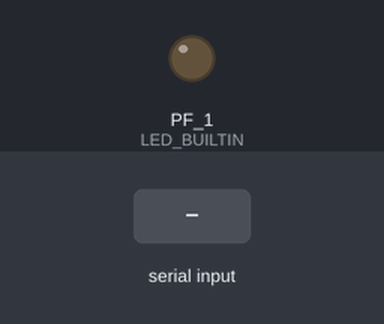
Simulated run of this sketch. Board: TI Tiva C LaunchPad. On the bench: output pins drawn as LEDs (lit = HIGH). The test bench sets the inputs (shaded band). What the sketch prints to the serial monitor is not drawn.

Above: at 0.5 s.
At 2.0 s:
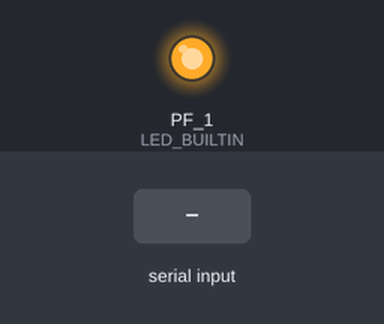
2.1 s: "1" received over the second serial link
Timing chart, 0 to 5.1 s (numbered marks = the images above; inputs shaded):
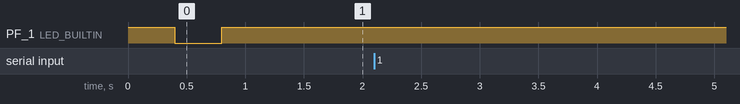

The sketch:

my12-serial1-crash.ino
```cpp
/*
 * my12-serial1-crash.ino For grabbing the Serial1 crash report generated by the Portenta H7
 *
 * Note: Other Arduino must be a 3Volt arduino!
 * GND Portenta to GND other Arduino
 * TX Portenta to RX other Arduino
 * RX Portenta to TX other Arduino
 *
 * On Portenta H7 RX on pin D13, TX on Pin D14
 * On Nano 33 BLE RX on pin P1.10 , TX on Pin P1.03 bottom right
 * On Nano 33 IOT RX on pin PB22, TX on Pin PB23 bottom right
 *
 *
 * You could just purchase a TTL USB cable with the three connections
 *
 *
 * The Portenta sends crash information out on the UART TX and RX pins.
 * This program allows you to load a running serial1 monitor on another 3.3V Arduino board
 * I use the program putty to monitor it (radio button serial, find com port and speed 115200)
 * use DOS or CMD command "mode" to find the correct port
 *
 */

/*  */


void setup() {
  pinMode(LED_BUILTIN, OUTPUT);
  Serial.begin(115200);
  Serial1.begin(115200);

  //while(!Serial.available()){} // I don't like this but useful today.
  //Serial.println("Hello from the other Arduino");
  digitalWrite(LED_BUILTIN, HIGH);  // flash on-board LED no matter grounding
  delay(400);
  digitalWrite(LED_BUILTIN, LOW);
  delay(400);
  digitalWrite(LED_BUILTIN, HIGH);
}

void loop() {

  if (Serial1.available()) {     // If anything comes in Serial1 (pins 0 & 1)
    Serial.write(Serial1.read());   // read it and send it out Serial (USB)
  }

}


/*
 * lets crash the Portenta !
 *
 * long comment the above code and uncomment the below code
 *
 */


/*

void setup() {
}

void loop() {
  analogWrite(A5,128);
}

*/
```

Measured:
- after the input at 2.1 s, every drawn part: stays the same
